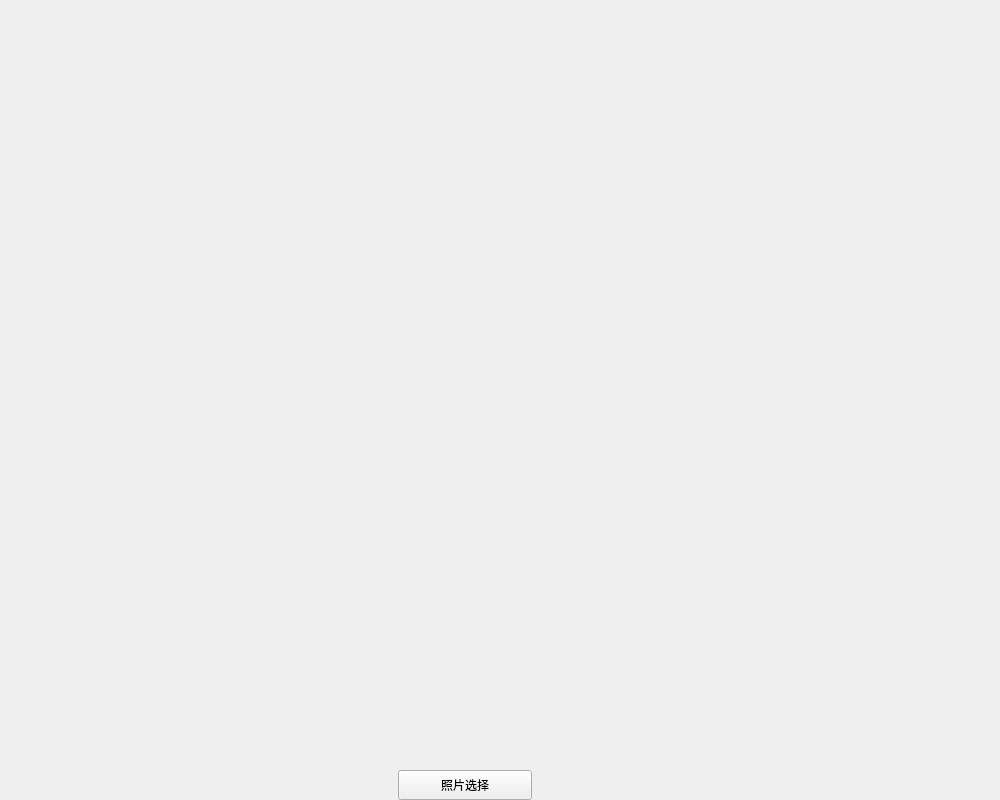
<?xml version="1.0" encoding="UTF-8"?>
<ui version="4.0">
 <class>MainWindow</class>
 <widget class="QMainWindow" name="MainWindow">
  <property name="geometry">
   <rect>
    <x>0</x>
    <y>0</y>
    <width>1000</width>
    <height>800</height>
   </rect>
  </property>
  <property name="windowTitle">
   <string>MainWindow</string>
  </property>
  <widget class="QWidget" name="centralWidget">
   <layout class="QVBoxLayout" name="verticalLayout_2">
    <property name="spacing">
     <number>0</number>
    </property>
    <property name="leftMargin">
     <number>10</number>
    </property>
    <property name="topMargin">
     <number>10</number>
    </property>
    <property name="rightMargin">
     <number>10</number>
    </property>
    <property name="bottomMargin">
     <number>0</number>
    </property>
    <item>
     <layout class="QVBoxLayout" name="verticalLayout">
      <property name="spacing">
       <number>0</number>
      </property>
      <item>
       <widget class="SetCoordinate" name="widget" native="true">
        <property name="sizePolicy">
         <sizepolicy hsizetype="Expanding" vsizetype="Expanding">
          <horstretch>0</horstretch>
          <verstretch>0</verstretch>
         </sizepolicy>
        </property>
        <property name="minimumSize">
         <size>
          <width>900</width>
          <height>650</height>
         </size>
        </property>
        <property name="styleSheet">
         <string notr="true"/>
        </property>
       </widget>
      </item>
      <item>
       <layout class="QHBoxLayout" name="horizontalLayout">
        <property name="spacing">
         <number>0</number>
        </property>
        <property name="topMargin">
         <number>10</number>
        </property>
        <item>
         <spacer name="horizontalSpacer">
          <property name="orientation">
           <enum>Qt::Horizontal</enum>
          </property>
          <property name="sizeHint" stdset="0">
           <size>
            <width>388</width>
            <height>20</height>
           </size>
          </property>
         </spacer>
        </item>
        <item>
         <widget class="QPushButton" name="pushButton">
          <property name="sizePolicy">
           <sizepolicy hsizetype="Expanding" vsizetype="Fixed">
            <horstretch>0</horstretch>
            <verstretch>0</verstretch>
           </sizepolicy>
          </property>
          <property name="minimumSize">
           <size>
            <width>100</width>
            <height>30</height>
           </size>
          </property>
          <property name="maximumSize">
           <size>
            <width>16777215</width>
            <height>30</height>
           </size>
          </property>
          <property name="text">
           <string>照片选择</string>
          </property>
         </widget>
        </item>
        <item>
         <spacer name="horizontalSpacer_2">
          <property name="orientation">
           <enum>Qt::Horizontal</enum>
          </property>
          <property name="sizeHint" stdset="0">
           <size>
            <width>458</width>
            <height>20</height>
           </size>
          </property>
         </spacer>
        </item>
       </layout>
      </item>
     </layout>
    </item>
   </layout>
  </widget>
 </widget>
 <layoutdefault spacing="6" margin="11"/>
 <customwidgets>
  <customwidget>
   <class>SetCoordinate</class>
   <extends>QWidget</extends>
   <header location="global">setcoordinate.h</header>
   <container>1</container>
  </customwidget>
 </customwidgets>
 <resources/>
 <connections/>
</ui>
